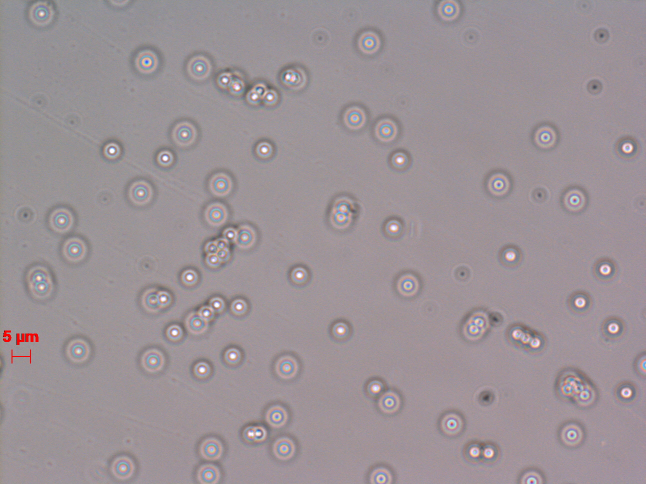
#> input picture jetFinder/I от Z/Z 0.04.jpg, 1292 x 968 px (shown at 1/2 size)
$ python Test.py
#> lines starting #> are read from the running program, lines starting #| are printed output that depends on the picture; after the words box and inside, x2 and y2 are one past the last pixel; in counts of white or black regions, pixels touching at a corner belong together
import cv2
import numpy as np


def showme(pic, name):
    cv2.imshow(name, pic)
    cv2.waitKey()
    cv2.destroyAllWindows()


name = "I от Z/Z 0.04.jpg"
jets = cv2.imread(name)
#> jets is the input picture: shape (968, 1292, 3); mean B, G, R 151.1, 146.5, 156.2
gray = cv2.cvtColor(jets, cv2.COLOR_BGR2GRAY)
img = cv2.medianBlur(gray, 5)
cimg = cv2.cvtColor(img, cv2.COLOR_GRAY2BGR)

roi = jets[280:360, 760:840]
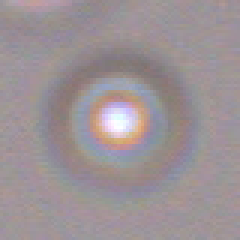
#> roi: shape (80, 80, 3) (shown 3 times larger); mean B, G, R 149.8, 146.2, 156.3
gray_roi = cv2.cvtColor(roi, cv2.COLOR_BGR2GRAY)
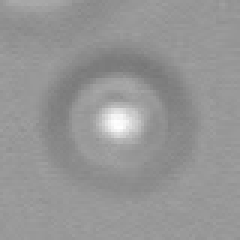
#> gray_roi: shape (80, 80) (shown 3 times larger); min 118, max 254, mean 149.7
img_roi = cv2.medianBlur(gray_roi, 5)
cimg_roi = cv2.cvtColor(img_roi, cv2.COLOR_GRAY2BGR)

circles = cv2.HoughCircles(img, cv2.HOUGH_GRADIENT, 1, param1=40, param2=20,
                           minRadius=10, maxRadius=25, minDist=20)
#> circles = 83 rows, first 8: [572.5, 734.5, 22.2], [280.5, 385.5, 17.2], [1148.5, 400.5, 20.2], [121.5, 441.5, 24.4], [369.5, 268.5, 24.4], [306.5, 721.5, 23.3], [349.5, 666.5, 24.4], [566.5, 896.5, 22.1]

roi_circles = cv2.HoughCircles(img_roi, cv2.HOUGH_GRADIENT, 1, param1=40, param2=20,
                               minRadius=10, maxRadius=25, minDist=20)
#> roi_circles = [[39.5, 40.5, 15.8]]

circles = np.uint16(np.around(circles))
#> circles = 83 rows, first 8: [572, 734, 22], [280, 386, 17], [1148, 400, 20], [122, 442, 24], [370, 268, 24], [306, 722, 23], [350, 666, 24], [566, 896, 22]
roi_circles = np.uint16(np.around(roi_circles))
#> roi_circles = [[40, 40, 16]]

for i in circles[0, :]:
    cv2.circle(jets, (i[0], i[1]), i[2], (0, 255, 0), 3)
#> this loop made 83 passes
#> i on passes 1 to 12: [572, 734, 22], [280, 386, 17], [1148, 400, 20], [122, 442, 24], [370, 268, 24], [306, 722, 23], [350, 666, 24], [566, 896, 22], [82, 26, 17], [326, 598, 24], [772, 260, 22], [1252, 784, 19]
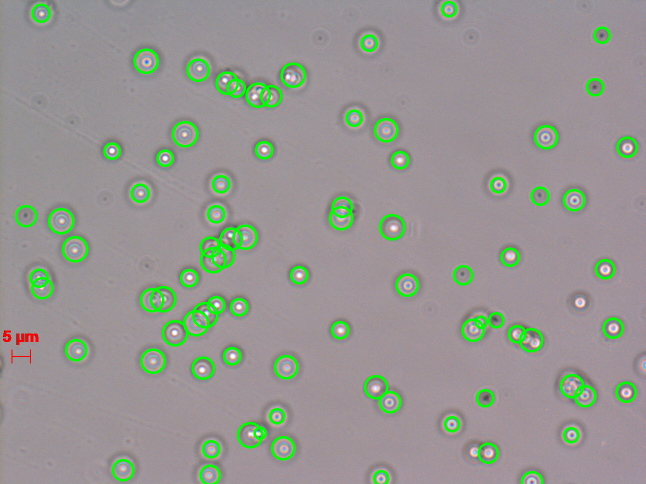
#> jets: shape (968, 1292, 3) (shown at 1/2 size); 3.84% of pixels changed, all inside (x1, y1, x2, y2) = (30, 2, 1276, 968)

for i in roi_circles[0, :]:
    cv2.circle(roi, (i[0], i[1]), i[2], (255, 0, 0), 3)
#> this loop made 1 pass
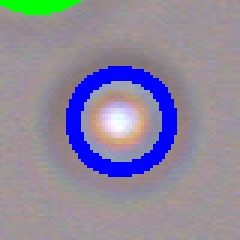
#> roi: shape (80, 80, 3) (shown 3 times larger); 9.52% of pixels changed, all inside (x1, y1, x2, y2) = (0, 0, 59, 59)


showme(jets, 'particles')
cv2.imwrite('Jet_pic_lum/Particles.jpg', jets)


# [14 lines of commented-out code are left out]
